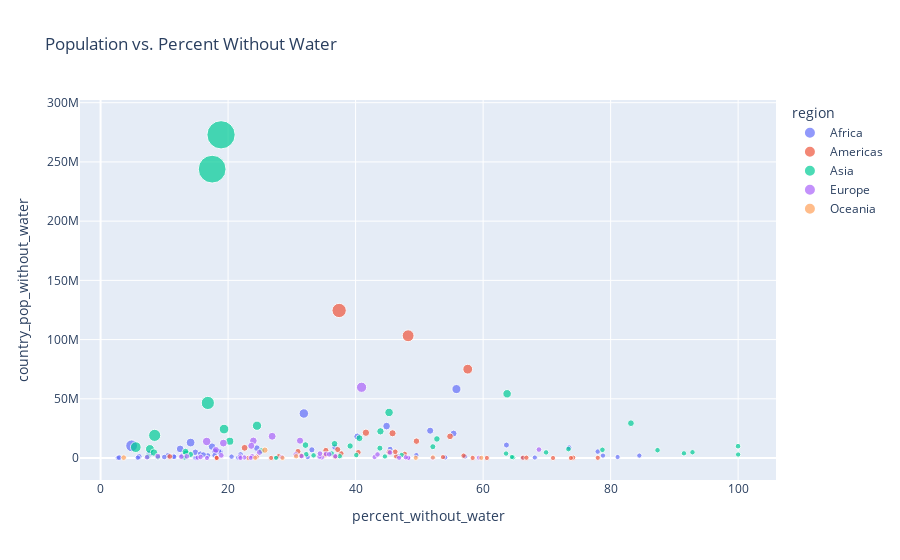

The code cell stored with this chart in its notebook:
### Code cell
# plot the countries by population withgout water and percent without water
px.scatter(df_countries, x="percent_without_water", y="country_pop_without_water", size="bubble_size", color="region", hover_name="bubble_text", title="Population vs. Percent Without Water")

### Figure 1 — Plotly figure (JSON) as saved in the notebook; plotly's stock layout.template omitted (floating-point values rounded to 4 significant figures)
{"data": [{"hovertemplate": "<b>%{hovertext}</b><br><br>region=Africa<br>percent_without_water=%{x}<br>country_pop_without_water=%{y}<br>bubble_size=%{marker.size}<extra></extra>", "hovertext": ["Mauritius", "Congo", "Eswatini", "Lesotho", "Malawi", "Zambia", "Central African Republic", "Democratic Republic of Congo", "Uganda", "Tanzania", "Sierra Leone", "Mozambique", "Burundi", "South Africa", "Equatorial Guinea", "Guinea", "Rwanda", "Togo", "Nigeria", "Zimbabwe", "Guinea-Bissau", "Cameroon", "Egypt", "Madagascar", "Cote d'Ivoire", "Kenya", "Reunion", "Angola", "Liberia", "Ghana", "Gambia", "Gabon", "Benin", "Sao Tome and Principe", "Morocco", "Ethiopia", "Algeria", "Mali", "South Sudan", "Burkina Faso", "Tunisia", "Senegal", "Chad", "Eritrea", "Namibia", "Mauritania", "Botswana", "Niger", "Djibouti", "Sudan", "Somalia", "Western Sahara", "Libya"], "legendgroup": "Africa", "marker": {"color": "#636efa", "size": [51.27, 55.66, 51.17, 52.16, 69.65, 68.92, 54.92, 142.4, 97.12, 111.5, 58.14, 82.16, 62.26, 110.0, 51.45, 63.5, 63.28, 58.48, 261.4, 65.09, 52.02, 77.22, 154.3, 78.43, 77.05, 105.0, 50.9, 83.93, 55.18, 81.73, 52.49, 52.28, 62.45, 50.22, 87.34, 167.9, 94.62, 70.86, 61.38, 71.5, 61.94, 67.2, 66.91, 53.6, 52.59, 54.78, 52.4, 75.13, 51.0, 94.91, 66.36, 50.61, 56.96], "sizemode": "area", "sizeref": 3.736, "symbol": "circle"}, "mode": "markers", "name": "Africa", "orientation": "v", "showlegend": true, "type": "scatter", "x": [23.63, 20.54, 14.83, 27.69, 6.035, 10.57, 5.843, 14.12, 7.685, 12.48, 9.99, 14.87, 16.83, 44.86, 21.58, 11.43, 21.96, 11.53, 4.871, 12.81, 15.04, 18.74, 55.82, 18.52, 17.99, 17.48, 54.06, 24.52, 2.708, 17.95, 32.49, 57.16, 17.9, 66.2, 55.37, 31.88, 51.7, 33.14, 2.915, 15.65, 73.49, 63.66, 16.14, 46.69, 78.8, 49.52, 84.5, 36.75, 81.09, 40.28, 45.41, 68.11, 77.98], "xaxis": "x", "y": [300900.0, 1162000.0, 173900.0, 597800.0, 1186000.0, 2000000.0, 287500.0, 13050000.0, 3621000.0, 7677000.0, 813400.0, 4784000.0, 2063000.0, 26930000.0, 312900.0, 1542000.0, 2915000.0, 977900.0, 10300000.0, 1934000.0, 303200.0, 5103000.0, 58190000.0, 5265000.0, 4866000.0, 9612000.0, 487400.0, 8319000.0, 140300.0, 5695000.0, 807900.0, 1303000.0, 2229000.0, 147900.0, 20680000.0, 37580000.0, 23070000.0, 6912000.0, 331800.0, 3365000.0, 8771000.0, 10950000.0, 2729000.0, 1682000.0, 2039000.0, 2365000.0, 2026000.0, 9236000.0, 812700.0, 18090000.0, 7429000.0, 416800.0, 5426000.0], "yaxis": "y"}, {"hovertemplate": "<b>%{hovertext}</b><br><br>region=Americas<br>percent_without_water=%{x}<br>country_pop_without_water=%{y}<br>bubble_size=%{marker.size}<extra></extra>", "hovertext": ["Panama", "Puerto Rico", "Suriname", "El Salvador", "Guyana", "Belize", "French Guiana", "Canada", "Honduras", "Costa Rica", "Guatemala", "Colombia", "Dominican Republic", "Nicaragua", "Chile", "Ecuador", "Haiti", "Jamaica", "United States", "Paraguay", "Cuba", "Peru", "Montserrat", "Brazil", "Venezuela", "Bahamas", "Bolivia", "Trinidad and Tobago", "Mexico", "Argentina", "Martinique", "Uruguay", "Grenada", "Saint Lucia", "Falkland Islands", "Greenland", "Guadeloupe"], "legendgroup": "Americas", "marker": {"color": "#EF553B", "size": [54.38, 52.83, 50.59, 56.52, 50.79, 50.4, 50.31, 88.07, 60.06, 55.14, 68.25, 101.3, 60.95, 56.7, 69.21, 67.89, 61.54, 52.97, 382.9, 57.22, 61.32, 83.36, 50.0, 264.0, 78.7, 50.4, 61.83, 51.4, 180.3, 95.61, 50.37, 53.49, 50.11, 50.18, 50.0, 50.06, 50.4], "sizemode": "area", "sizeref": 3.736, "symbol": "circle"}, "mode": "markers", "name": "Americas", "orientation": "v", "showlegend": true, "type": "scatter", "x": [24.46, 36.83, 23.18, 31.44, 18.2, 18.22, 26.75, 22.59, 37.74, 27.93, 35.34, 41.62, 45.22, 35.17, 37.2, 30.96, 10.86, 46.37, 37.42, 47.7, 46.22, 54.81, 70.97, 48.24, 49.54, 66.27, 40.42, 53.7, 57.59, 45.79, 74.13, 56.94, 58.36, 77.99, 73.76, 60.59, 66.79], "xaxis": "x", "y": [1072000.0, 1042000.0, 137200.0, 2050000.0, 143800.0, 73790.0, 81980.0, 8601000.0, 3798000.0, 1436000.0, 6449000.0, 21340000.0, 4953000.0, 2357000.0, 7147000.0, 5539000.0, 1253000.0, 1379000.0, 124600000.0, 3444000.0, 5231000.0, 18290000.0, 3535.0, 103200000.0, 14220000.0, 263000.0, 4783000.0, 753600.0, 75020000.0, 20880000.0, 277800.0, 1984000.0, 65960.0, 143800.0, 2602.0, 34450.0, 267200.0], "yaxis": "y"}, {"hovertemplate": "<b>%{hovertext}</b><br><br>region=Asia<br>percent_without_water=%{x}<br>country_pop_without_water=%{y}<br>bubble_size=%{marker.size}<extra></extra>", "hovertext": ["Brunei", "Philippines", "Vietnam", "Japan", "Azerbaijan", "Georgia", "Nepal", "Kyrgyzstan", "Armenia", "Bangladesh", "Thailand", "Myanmar", "Pakistan", "Laos", "Taiwan", "Cambodia", "China", "Malaysia", "Uzbekistan", "Sri Lanka", "Mongolia", "Turkey", "North Korea", "Tajikistan", "India", "Iraq", "Bhutan", "Kazakhstan", "Indonesia", "South Korea", "Iran", "Afghanistan", "Lebanon", "Syria", "Jordan", "Singapore", "Israel", "Turkmenistan", "Palestine", "Yemen", "Hong Kong", "Timor", "Oman", "Kuwait", "United Arab Emirates", "Qatar", "Saudi Arabia"], "legendgroup": "Asia", "marker": {"color": "#00cc96", "size": [50.44, 161.0, 148.2, 176.1, 60.22, 53.98, 79.67, 56.63, 52.97, 216.3, 120.0, 104.8, 275.2, 57.38, 73.86, 66.95, 1494.0, 82.78, 83.94, 71.5, 53.33, 135.0, 75.89, 59.75, 1443.0, 91.18, 50.78, 68.99, 326.4, 101.3, 135.0, 89.84, 56.77, 68.28, 60.27, 55.9, 58.79, 56.12, 55.22, 80.49, 57.55, 51.34, 55.22, 54.33, 59.99, 52.93, 85.34], "sizemode": "area", "sizeref": 3.736, "symbol": "circle"}, "mode": "markers", "name": "Asia", "orientation": "v", "showlegend": true, "type": "scatter", "x": [27.51, 24.54, 7.742, 19.36, 36.25, 37.52, 13.41, 33.41, 44.6, 5.52, 20.27, 8.375, 8.484, 9.001, 25.24, 7.389, 18.9, 36.7, 32.14, 14.11, 13.17, 45.25, 39.14, 32.26, 17.5, 40.6, 64.72, 43.81, 16.82, 43.89, 63.76, 13.33, 69.88, 52.12, 73.39, 63.6, 78.71, 40.11, 47.23, 52.75, 87.36, 64.51, 92.84, 91.5, 99.98, 100, 83.19], "xaxis": "x", "y": [121500.0, 27250000.0, 7600000.0, 24410000.0, 3706000.0, 1493000.0, 3980000.0, 2214000.0, 1324000.0, 9180000.0, 14180000.0, 4590000.0, 19110000.0, 664200.0, 6020000.0, 1252000.0, 272900000.0, 12030000.0, 10910000.0, 3033000.0, 438500.0, 38480000.0, 10130000.0, 3145000.0, 243900000.0, 16720000.0, 504700.0, 8322000.0, 46490000.0, 22520000.0, 54220000.0, 5308000.0, 4730000.0, 9524000.0, 7536000.0, 3750000.0, 6919000.0, 2454000.0, 2467000.0, 16080000.0, 6598000.0, 866900.0, 4849000.0, 3961000.0, 9989000.0, 2931000.0, 29400000.0], "yaxis": "y"}, {"hovertemplate": "<b>%{hovertext}</b><br><br>region=Europe<br>percent_without_water=%{x}<br>country_pop_without_water=%{y}<br>bubble_size=%{marker.size}<extra></extra>", "hovertext": ["Sweden", "Norway", "Netherlands", "Albania", "France", "Slovakia", "Slovenia", "Estonia", "Switzerland", "Moldova", "Austria", "Lithuania", "Hungary", "United Kingdom", "Latvia", "Italy", "North Macedonia", "Poland", "Romania", "Belarus", "Ireland", "Bulgaria", "Belgium", "Bosnia and Herzegovina", "Ukraine", "Russia", "Serbia", "Czechia", "Germany", "Finland", "Liechtenstein", "Montenegro", "Denmark", "Croatia", "Spain", "Portugal", "Andorra", "Malta", "Isle of Man", "Luxembourg", "Cyprus", "Faeroe Islands", "Iceland", "Greece"], "legendgroup": "Europe", "marker": {"color": "#ab63fa", "size": [60.16, 55.47, 67.17, 52.87, 115.4, 55.46, 52.08, 51.33, 58.72, 54.02, 59.04, 52.69, 59.63, 118.2, 51.87, 110.4, 52.08, 87.8, 69.13, 59.44, 54.98, 56.9, 61.63, 53.26, 93.47, 195.9, 58.7, 60.72, 133.9, 55.55, 50.04, 50.63, 55.81, 54.08, 96.75, 60.17, 50.08, 50.44, 50.09, 50.63, 51.22, 50.05, 50.34, 60.37], "sizemode": "area", "sizeref": 3.736, "symbol": "circle"}, "mode": "markers", "name": "Europe", "orientation": "v", "showlegend": true, "type": "scatter", "x": [13.53, 21.88, 8.974, 23.81, 19.26, 23.69, 15.25, 34.7, 12.66, 24.07, 7.289, 28.44, 35.37, 26.91, 42.98, 23.97, 22.55, 18.09, 24.92, 30.6, 31.54, 43.43, 18.93, 34.34, 23.63, 40.94, 35.86, 34.41, 16.64, 15.68, 16.69, 48.28, 23.8, 36.81, 31.28, 45.41, 21.94, 59.36, 48.25, 23.57, 47.87, 52.08, 46.83, 68.76], "xaxis": "x", "y": [1374000.0, 1196000.0, 1541000.0, 683900.0, 12600000.0, 1293000.0, 317100.0, 459900.0, 1103000.0, 968500.0, 659200.0, 764900.0, 3408000.0, 18360000.0, 802400.0, 14470000.0, 469600.0, 6837000.0, 4767000.0, 2889000.0, 1571000.0, 2996000.0, 2202000.0, 1121000.0, 10270000.0, 59730000.0, 3119000.0, 3690000.0, 13960000.0, 870200.0, 6384.0, 303300.0, 1384000.0, 1503000.0, 14620000.0, 4617000.0, 16970.0, 262800.0, 41210.0, 149600.0, 581900.0, 25550.0, 160800.0, 7131000.0], "yaxis": "y"}, {"hovertemplate": "<b>%{hovertext}</b><br><br>region=Oceania<br>percent_without_water=%{x}<br>country_pop_without_water=%{y}<br>bubble_size=%{marker.size}<extra></extra>", "hovertext": ["Papua New Guinea", "New Zealand", "Australia", "New Caledonia", "Solomon Islands", "Vanuatu", "Fiji", "Samoa"], "legendgroup": "Oceania", "marker": {"color": "#FFA15A", "size": [59.12, 54.86, 75.79, 50.29, 50.7, 50.31, 50.9, 50.2], "sizemode": "area", "sizeref": 3.736, "symbol": "circle"}, "mode": "markers", "name": "Oceania", "orientation": "v", "showlegend": true, "type": "scatter", "x": [3.633, 30.68, 25.77, 49.44, 24.26, 28.54, 52.13, 59.71], "xaxis": "x", "y": [331300.0, 1491000.0, 6647000.0, 142500.0, 170800.0, 89740.0, 470700.0, 119500.0], "yaxis": "y"}], "layout": {"legend": {"itemsizing": "constant", "title": {"text": "region"}, "tracegroupgap": 0}, "title": {"text": "Population vs. Percent Without Water"}, "xaxis": {"anchor": "y", "domain": [0, 1], "title": {"text": "percent_without_water"}}, "yaxis": {"anchor": "x", "domain": [0, 1], "title": {"text": "country_pop_without_water"}}}}
